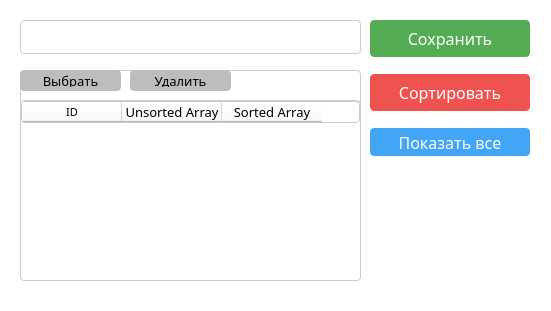
<?xml version="1.0" encoding="UTF-8"?>
<ui version="4.0">
 <class>HeapSort</class>
 <widget class="QMainWindow" name="HeapSort">
  <property name="geometry">
   <rect>
    <x>0</x>
    <y>0</y>
    <width>551</width>
    <height>311</height>
   </rect>
  </property>
  <property name="sizePolicy">
   <sizepolicy hsizetype="Preferred" vsizetype="Maximum">
    <horstretch>0</horstretch>
    <verstretch>0</verstretch>
   </sizepolicy>
  </property>
  <property name="windowTitle">
   <string>HeapSortApp</string>
  </property>
  <property name="styleSheet">
   <string notr="true">background-color: rgb(255, 255, 255);
            </string>
  </property>
  <widget class="QWidget" name="centralwidget">
   <widget class="QWidget" name="horizontalLayoutWidget">
    <property name="geometry">
     <rect>
      <x>20</x>
      <y>20</y>
      <width>341</width>
      <height>34</height>
     </rect>
    </property>
    <layout class="QHBoxLayout" name="horizontalLayout">
     <item>
      <widget class="QLineEdit" name="array_line">
       <property name="sizePolicy">
        <sizepolicy hsizetype="Expanding" vsizetype="Maximum">
         <horstretch>0</horstretch>
         <verstretch>0</verstretch>
        </sizepolicy>
       </property>
       <property name="font">
        <font>
         <family>inherit</family>
         <pointsize>10</pointsize>
        </font>
       </property>
       <property name="mouseTracking">
        <bool>false</bool>
       </property>
       <property name="styleSheet">
        <string notr="true">padding: 6px 6px 6px 6px!important;
                                    font-family: inherit;
                                    font-size: 10pt;
                                    border: 1px solid #ccc;
                                    border-radius: 4px;
                                </string>
       </property>
       <property name="text">
        <string/>
       </property>
       <property name="dragEnabled">
        <bool>false</bool>
       </property>
       <property name="placeholderText">
        <string/>
       </property>
       <property name="cursorMoveStyle">
        <enum>Qt::VisualMoveStyle</enum>
       </property>
       <property name="clearButtonEnabled">
        <bool>false</bool>
       </property>
      </widget>
     </item>
    </layout>
   </widget>
   <widget class="QLabel" name="info_label">
    <property name="enabled">
     <bool>true</bool>
    </property>
    <property name="geometry">
     <rect>
      <x>20</x>
      <y>70</y>
      <width>341</width>
      <height>211</height>
     </rect>
    </property>
    <property name="cursor">
     <cursorShape>IBeamCursor</cursorShape>
    </property>
    <property name="mouseTracking">
     <bool>true</bool>
    </property>
    <property name="layoutDirection">
     <enum>Qt::LeftToRight</enum>
    </property>
    <property name="styleSheet">
     <string notr="true">padding: 6px 10px 6px 10px!important;
                        font-family: inherit;
                        font-size: 10pt;
                        border: 1px solid #ccc;
                        border-radius: 4px;
                    </string>
    </property>
    <property name="textFormat">
     <enum>Qt::AutoText</enum>
    </property>
    <property name="scaledContents">
     <bool>false</bool>
    </property>
    <property name="alignment">
     <set>Qt::AlignLeading|Qt::AlignLeft|Qt::AlignTop</set>
    </property>
    <property name="wordWrap">
     <bool>false</bool>
    </property>
    <property name="openExternalLinks">
     <bool>false</bool>
    </property>
    <property name="textInteractionFlags">
     <set>Qt::LinksAccessibleByMouse|Qt::TextSelectableByKeyboard|Qt::TextSelectableByMouse</set>
    </property>
   </widget>
   <widget class="QWidget" name="verticalLayoutWidget">
    <property name="geometry">
     <rect>
      <x>370</x>
      <y>20</y>
      <width>160</width>
      <height>136</height>
     </rect>
    </property>
    <layout class="QVBoxLayout" name="verticalLayout">
     <item>
      <widget class="QPushButton" name="save_button">
       <property name="sizePolicy">
        <sizepolicy hsizetype="Ignored" vsizetype="Expanding">
         <horstretch>0</horstretch>
         <verstretch>0</verstretch>
        </sizepolicy>
       </property>
       <property name="font">
        <font>
         <family>inherit</family>
         <pointsize>12</pointsize>
        </font>
       </property>
       <property name="cursor">
        <cursorShape>PointingHandCursor</cursorShape>
       </property>
       <property name="mouseTracking">
        <bool>false</bool>
       </property>
       <property name="autoFillBackground">
        <bool>false</bool>
       </property>
       <property name="styleSheet">
        <string notr="true">QPushButton {
                                    padding: 6px 6px 6px 6px!important;
                                    border: 1px solid #54ad54;
                                    background-color: #54ad54;
                                    color: white;
                                    border-radius: 4px;
                                    font-family: inherit;
                                    font-size: 12pt;
                                    }

                                    QPushButton:hover {
                                    background-color: #288b28;
                                    }

                                    QPushButton:pressed {
                                    background-color: #1B5E20;
                                    }
                                </string>
       </property>
       <property name="text">
        <string>Сохранить</string>
       </property>
       <property name="autoRepeatInterval">
        <number>100</number>
       </property>
      </widget>
     </item>
     <item>
      <spacer name="verticalSpacer">
       <property name="orientation">
        <enum>Qt::Vertical</enum>
       </property>
       <property name="sizeType">
        <enum>QSizePolicy::Fixed</enum>
       </property>
       <property name="sizeHint" stdset="0">
        <size>
         <width>20</width>
         <height>11</height>
        </size>
       </property>
      </spacer>
     </item>
     <item>
      <widget class="QPushButton" name="sort_button">
       <property name="sizePolicy">
        <sizepolicy hsizetype="Minimum" vsizetype="Expanding">
         <horstretch>0</horstretch>
         <verstretch>0</verstretch>
        </sizepolicy>
       </property>
       <property name="font">
        <font>
         <family>inherit</family>
         <pointsize>12</pointsize>
        </font>
       </property>
       <property name="cursor">
        <cursorShape>PointingHandCursor</cursorShape>
       </property>
       <property name="styleSheet">
        <string notr="true">QPushButton {
                                    padding: 6px 6px 6px 6px!important;
                                    border: 1px solid #EF5350;
                                    background-color: #EF5350;
                                    color: white;
                                    border-radius: 4px;
                                    font-family: inherit;
                                    font-size: 12pt;
                                    }

                                    QPushButton:hover {
                                    background-color: #E53935;
                                    }

                                    QPushButton:pressed {
                                    background-color: #B71C1C;
                                    }
                                </string>
       </property>
       <property name="text">
        <string>Сортировать</string>
       </property>
      </widget>
     </item>
     <item>
      <spacer name="verticalSpacer_2">
       <property name="orientation">
        <enum>Qt::Vertical</enum>
       </property>
       <property name="sizeType">
        <enum>QSizePolicy::Fixed</enum>
       </property>
       <property name="sizeHint" stdset="0">
        <size>
         <width>20</width>
         <height>11</height>
        </size>
       </property>
      </spacer>
     </item>
     <item>
      <widget class="QPushButton" name="show_button">
       <property name="sizePolicy">
        <sizepolicy hsizetype="Ignored" vsizetype="Expanding">
         <horstretch>0</horstretch>
         <verstretch>0</verstretch>
        </sizepolicy>
       </property>
       <property name="font">
        <font>
         <family>inherit</family>
         <pointsize>12</pointsize>
        </font>
       </property>
       <property name="cursor">
        <cursorShape>PointingHandCursor</cursorShape>
       </property>
       <property name="mouseTracking">
        <bool>false</bool>
       </property>
       <property name="autoFillBackground">
        <bool>false</bool>
       </property>
       <property name="styleSheet">
        <string notr="true">QPushButton {
                                    background-color: #42A5F5;
                                    color: white;
                                    border: 1px;
                                    border-radius: 4px;
                                    font-family: inherit;
                                    font-size: 12pt;
                                    }

                                    QPushButton:hover {
                                    background-color: #1E88E5;
                                    }

                                    QPushButton:pressed {
                                    background-color: #0D47A1;
                                    }
                                </string>
       </property>
       <property name="text">
        <string>Показать все</string>
       </property>
       <property name="autoRepeatInterval">
        <number>100</number>
       </property>
      </widget>
     </item>
    </layout>
   </widget>
   <widget class="QTableWidget" name="table_widget">
    <property name="enabled">
     <bool>true</bool>
    </property>
<!--    <property name="hidden">-->
<!--     <bool>true</bool>-->
<!--    </property>-->
    <property name="geometry">
     <rect>
      <x>20</x>
      <y>100</y>
      <width>341</width>
      <height>181</height>
     </rect>
    </property>
    <property name="cursor" stdset="0">
     <cursorShape>PointingHandCursor</cursorShape>
    </property>
    <property name="styleSheet">
     <string notr="true">font-family: inherit;
                        font-size: 10pt;
                        border: 1px solid #ccc;
                        border-radius: 4px;
                    </string>
    </property>
    <property name="hidden">
     <bool>true</bool>
    </property>
    <column>
     <property name="text">
      <string>ID</string>
     </property>
     <property name="font">
      <font>
       <pointsize>8</pointsize>
      </font>
     </property>
    </column>
    <column>
     <property name="text">
      <string>Unsorted Array</string>
     </property>
    </column>
    <column>
     <property name="text">
      <string>Sorted Array</string>
     </property>
    </column>
   </widget>
   <widget class="QPushButton" name="select_button">
    <property name="geometry">
     <rect>
      <x>20</x>
      <y>70</y>
      <width>101</width>
      <height>21</height>
     </rect>
    </property>
    <property name="sizePolicy">
     <sizepolicy hsizetype="Ignored" vsizetype="Expanding">
      <horstretch>0</horstretch>
      <verstretch>0</verstretch>
     </sizepolicy>
    </property>
    <property name="font">
     <font>
      <family>inherit</family>
      <pointsize>10</pointsize>
     </font>
    </property>
    <property name="cursor">
     <cursorShape>PointingHandCursor</cursorShape>
    </property>
    <property name="mouseTracking">
     <bool>false</bool>
    </property>
    <property name="autoFillBackground">
     <bool>false</bool>
    </property>
    <property name="styleSheet">
     <string notr="true">QPushButton {
                                    padding: 3px 3px 3px 3px!important;
                                    border: 1px solid #bdbdbd;
                                    background-color: #bdbdbd;
                                    color: black;
                                    border-radius: 4px;
                                    font-family: inherit;
                                    font-size: 10pt;
                                    }

                                    QPushButton:hover {
                                    background-color: #9e9e9e;
                                    }

                                    QPushButton:pressed {
                                    background-color: #757575;
                                    }
                                </string>
    </property>
    <property name="hidden">
     <bool>true</bool>
    </property>
    <property name="text">
     <string>Выбрать</string>
    </property>
    <property name="autoRepeatInterval">
     <number>100</number>
    </property>
   </widget>
   <widget class="QPushButton" name="del_button">
    <property name="geometry">
     <rect>
      <x>130</x>
      <y>70</y>
      <width>101</width>
      <height>21</height>
     </rect>
    </property>
    <property name="sizePolicy">
     <sizepolicy hsizetype="Ignored" vsizetype="Expanding">
      <horstretch>0</horstretch>
      <verstretch>0</verstretch>
     </sizepolicy>
    </property>
    <property name="font">
     <font>
      <family>inherit</family>
      <pointsize>10</pointsize>
     </font>
    </property>
    <property name="cursor">
     <cursorShape>PointingHandCursor</cursorShape>
    </property>
    <property name="mouseTracking">
     <bool>false</bool>
    </property>
    <property name="autoFillBackground">
     <bool>false</bool>
    </property>
    <property name="styleSheet">
     <string notr="true">QPushButton {
                                    padding: 3px 3px 3px 3px!important;
                                    border: 1px solid #bdbdbd;
                                    background-color: #bdbdbd;
                                    color: black;
                                    border-radius: 4px;
                                    font-family: inherit;
                                    font-size: 10pt;
                                    }

                                    QPushButton:hover {
                                    background-color: #9e9e9e;
                                    }

                                    QPushButton:pressed {
                                    background-color: #757575;
                                    }
                                </string>
    </property>
    <property name="hidden">
     <bool>true</bool>
    </property>
    <property name="text">
     <string>Удалить</string>
    </property>
    <property name="autoRepeatInterval">
     <number>100</number>
    </property>
   </widget>
  </widget>
  <widget class="QStatusBar" name="statusbar"/>
 </widget>
 <resources/>
 <connections/>
</ui>
